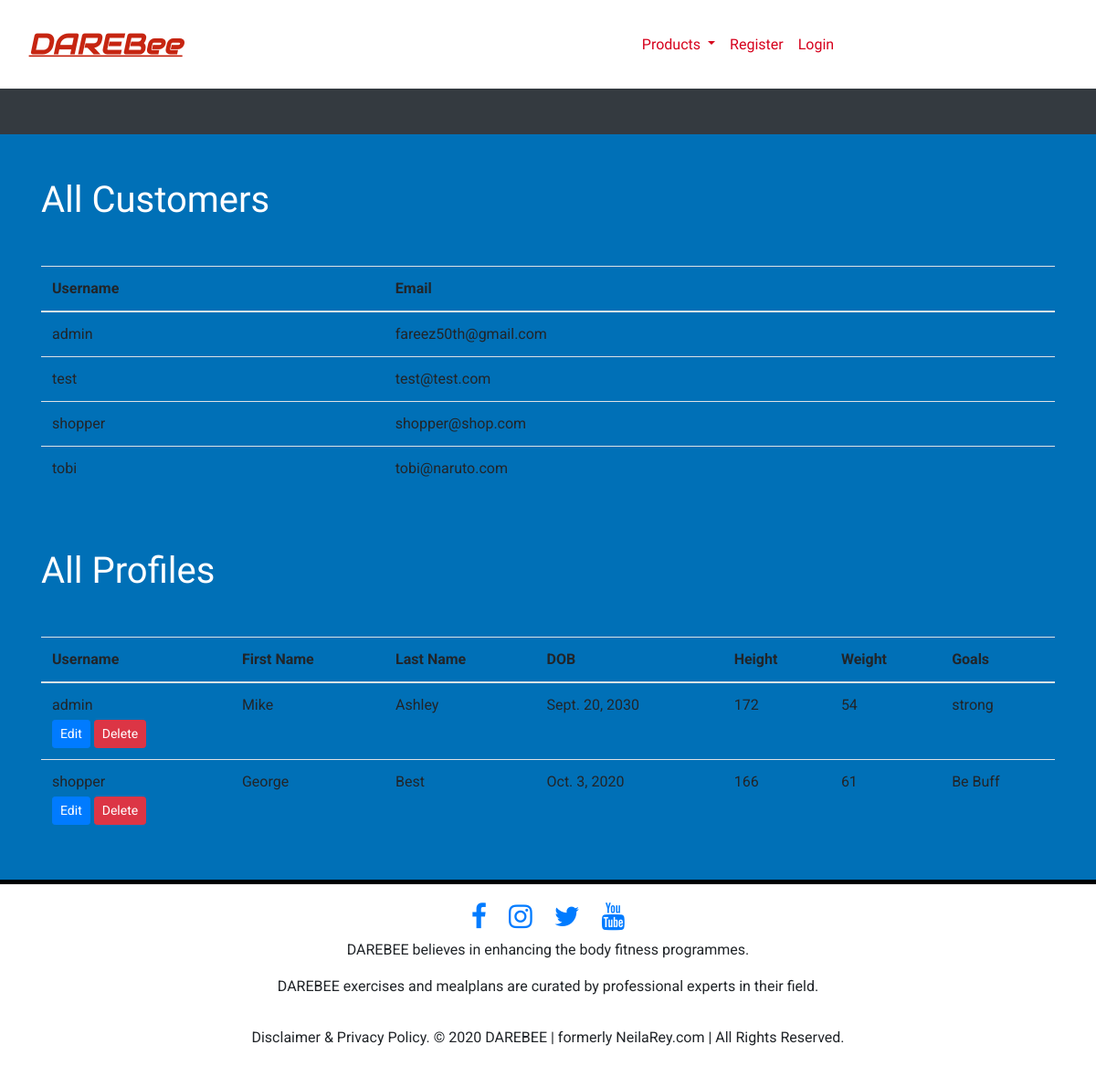
/profiles/, run on the app's committed database.
### customers/models.py (models this page shows, shortened)
class Profile(models.Model):
    customer = models.ForeignKey(User, on_delete=models.CASCADE)
    first_name = models.CharField(blank=False, max_length=255)
    last_name = models.CharField(blank=False, max_length=255)
    dob = models.DateField(blank=False)
    height = models.PositiveIntegerField(blank=False)
    weight = models.PositiveIntegerField(blank=False)
    goals = models.CharField(blank=False, max_length=255)

### customers/views.py (the view)
# urls.py: path("", customers.views.show_profiles,
def show_profiles(request):
    all_customers = User.objects.all()
    all_profiles = Profile.objects.all()
    return render(request, "customers/show_profiles.template.html", {
        "all_profiles": all_profiles,
        "all_customers": all_customers
    })

### cart/contexts.py (called while the page is built)
def cart_contents(request):
    cart = request.session.get("shopping_cart", {})
    mealplan_cart = request.session.get("mealplan_shopping_cart", {})
    return {
        "cart": cart,
        "mealplan_cart": mealplan_cart,
        "number_of_items": int(len(cart) + len(mealplan_cart))
    }

### customers/templates/customers/show_profiles.template.html (shortened to what this page needs)
{% extends 'base.template.html'%}
{% block content %}
<div class="table-responsive mt-5">
    <table class="table table-hover mt-5 mb-5">
    <h1>All Customers</h1>
    <thead>
        <tr>
            <th scope="col">Username</th>
            <th scope="col">Email</th>
        </tr>
    </thead>
    <tbody>
    {% for each_customer in all_customers %}
        <tr>
            <td>{{each_customer.username}}</td>
            <td>{{each_customer.email}} </td>
        </tr>
    {% endfor %}
    </tbody>
    </table>
</div>
<div class="table-responsive mt-3">
    <table class="table table-hover mt-5 mb-5">
    <h1>All Profiles</h1>
    <thead>
        <tr>
        <th scope="col">Username</th>
        <th scope="col">First Name</th>
        <th scope="col">Last Name</th>
        <th scope="col">DOB</th>
        <th scope="col">Height</th>
        <th scope="col">Weight</th>
        <th scope="col">Goals</th>
        </tr>
    </thead>
    <tbody>
    {% for each_profile in all_profiles %}
        <tr>
        <td>
        {{each_profile.customer}}
        <div class="profile-control">
            <a class="btn btn-primary btn-sm mt-1" href="{% url 'update_profile_route' profile_id=each_profile.id%}">Edit</a>
            <a class="btn btn-danger btn-sm mt-1" href="{% url 'delete_profile_route' profile_id=each_profile.id%}">Delete</a>
        </div>
        </td>
        <td>{{each_profile.first_name}} </td>
        <td>{{each_profile.last_name}}</td>
        <td>{{each_profile.dob}}</td>
        <td>{{each_profile.height}}</td>
        <td>{{each_profile.weight}}</td>
        <td>{{each_profile.goals}}</td>
        </tr>
        {% endfor %}
    </tbody>
    </table>
</div>
{% endblock %}

### static/style.css (style rules this page uses)
body { background-color: #0070b7; padding: 0; margin: 0; border: 0; }
h1, h2, h3 { font-family: 'Roboto Condensed', sans-serif; color: white; }
.table { font-family: 'Roboto', sans-serif; }

### data on the page
Profile: customer "admin", first_name "Mike", last_name "Ashley", dob "Sept. 20, 2030", height "172", weight "54", goals "strong"
Profile: customer "shopper", first_name "George", last_name "Best", dob "Oct. 3, 2020", height "166", weight "61", goals "Be Buff"

### other printed values
{{ each_customer.username }} "admin"
{{ each_customer.email }} "fareez50th@gmail.com"
{{ each_customer.username }} "test"
{{ each_customer.email }} "test@test.com"
{{ each_customer.username }} "shopper"
{{ each_customer.email }} "shopper@shop.com"
{{ each_customer.username }} "tobi"
{{ each_customer.email }} "tobi@naruto.com"
